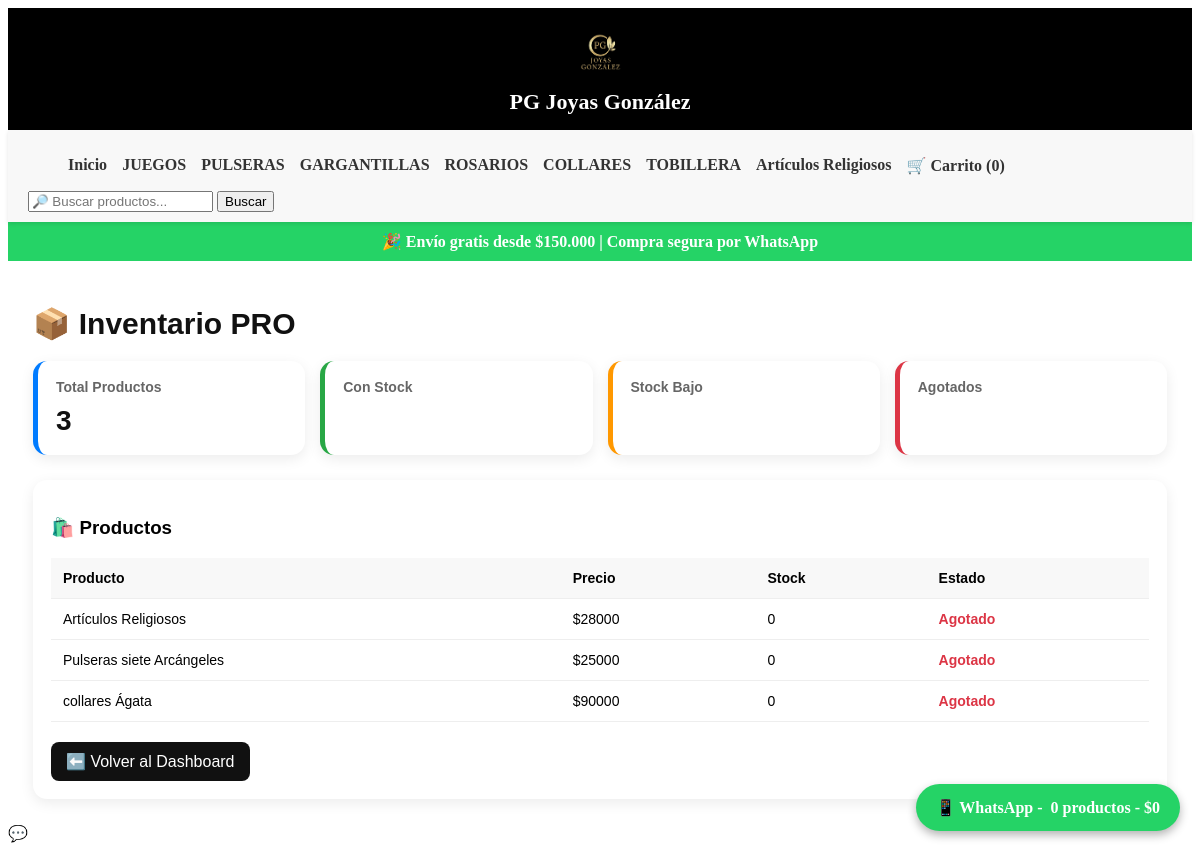
The app's page /inventario/ (signed in), older data.
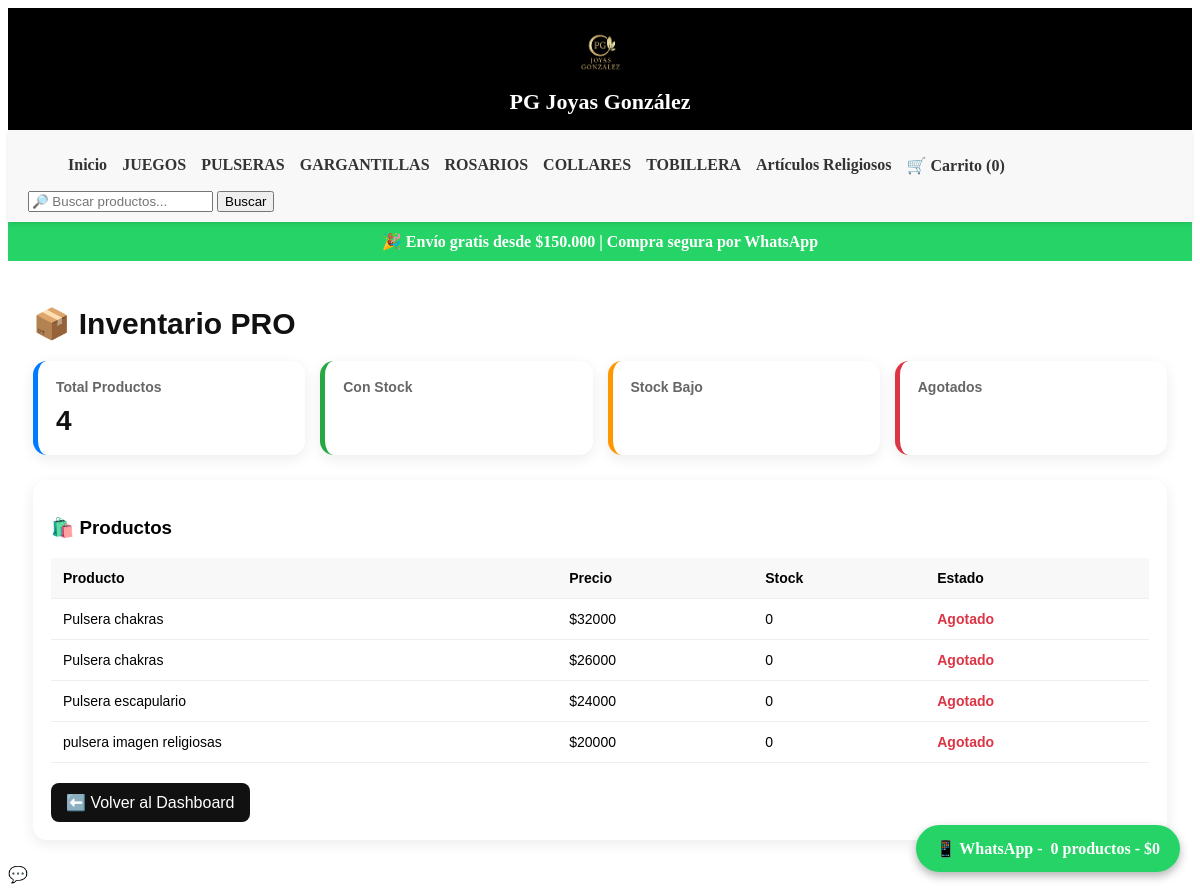
The same page, newer data.
### productos/models.py (models this page shows, shortened)
class Categoria(models.Model):
    nombre = models.CharField(max_length=100)
    usuario = models.ForeignKey(
        User,
        on_delete=models.CASCADE,
        null=True,
        blank=True
    )

class Producto(models.Model):
    usuario = models.ForeignKey(User, on_delete=models.CASCADE, null=True, blank=True)
    nombre = models.CharField(max_length=200)
    slug = models.SlugField(
    max_length=220,
    unique=True,
    blank=True,
    null=True
)
    referencia = models.CharField(
    max_length=50,
    unique=True,
    blank=True,
    null=True,
    verbose_name="SKU"
)
    descripcion = models.TextField()
    categoria = models.ForeignKey(Categoria, on_delete=models.CASCADE)
    destacado = models.BooleanField(default=False)
    fecha_creacion = models.DateTimeField(auto_now_add=True)
    stock = models.PositiveIntegerField(default=0)
    color = models.CharField(max_length=50, null=True, blank=True)
    talla = models.CharField(max_length=50, null=True, blank=True)
    colores_disponibles = models.JSONField(default=list, blank=True)
    tallas_disponibles = models.JSONField(default=list, blank=True)
    imagen_principal = models.ImageField(upload_to='productos/', blank=True, null=True)
    video = models.FileField(upload_to='productos/videos/', blank=True, null=True)
    certificado = models.FileField(upload_to='certificados/', blank=True, null=True)
    tipo_venta = models.CharField(max_length=20,choices=[('unidad', 'Por unidad'), ('gramo', 'Por gramos')],default='unidad')
    peso_producto = models.DecimalField(max_digits=6,decimal_places=2,null=True,blank=True,help_text="Peso del producto en gramos")
    precio_detal = models.DecimalField(max_digits=10, decimal_places=2, null=True, blank=True)
    precio_semimayor = models.DecimalField(max_digits=10, decimal_places=2, null=True, blank=True)
    precio_mayor = models.DecimalField(max_digits=10, decimal_places=2, null=True, blank=True)
    cantidad_mayorista = models.IntegerField(default=6)
    precio_por_gramo_detal = models.DecimalField(max_digits=10, decimal_places=2, null=True, blank=True)
    precio_por_gramo_semimayor = models.DecimalField(max_digits=10, decimal_places=2, null=True, blank=True)
    precio_por_gramo_mayor = models.DecimalField(max_digits=10, decimal_places=2, null=True, blank=True)

### productos/views.py (the view)
# urls.py: path('inventario/', views.inventario, name='inventario'),
@login_required
def inventario(request):
    productos = Producto.objects.filter(
        usuario=request.user
    ).order_by('nombre')
    total_productos = productos.count()
    context = {
        'productos': productos,
        'total_productos': total_productos,
    }
    return render(request, 'inventario.html', context)

### pgjoyasgonzalez/context_processors.py (called while the page is built)
def categorias_menu(request):
    if request.user.is_authenticated:
        categorias = Categoria.objects.filter(usuario=request.user)
    else:
        categorias = Categoria.objects.none()
    return {
        'categorias_menu': categorias
    }

### productos/views.py (called while the page is built)
def cantidad_carrito(request):
    session_key = request.session.session_key
    if not session_key:
        return {'cantidad_carrito': 0}
    items = CarritoItem.objects.filter(session_key=session_key)
    cantidad = sum(item.cantidad for item in items)
    return {'cantidad_carrito': cantidad}

### productos/templates/inventario.html (shortened to what this page needs)
{% extends 'base.html' %}
{% block content %}
<div class="wrap">
<h1 class="titulo">📦 Inventario PRO</h1>
<div class="grid">
<div class="card azul">
<h4>Total Productos</h4>
<h2>{{ total_productos }}</h2>
</div>
<div class="card verde">
<h4>Con Stock</h4>
</div>
<div class="card naranja">
<h4>Stock Bajo</h4>
</div>
<div class="card rojo">
<h4>Agotados</h4>
</div>
</div>
<div class="tabla">
<h3>🛍️ Productos</h3>
<table>
<tr>
<th>Producto</th>
<th>Precio</th>
<th>Stock</th>
<th>Estado</th>
</tr>
{% for producto in productos %}
<tr>
<td>{{ producto.nombre }}</td>
<td>${{ producto.precio_detal|floatformat:0 }}</td>
<td>{{ producto.stock }}</td>
<td>
{% if producto.stock == 0 %}
<span class="stock-agotado">Agotado</span>
{% elif producto.stock <= 5 %}
<span class="stock-bajo">Bajo</span>
{% else %}
<span class="stock-ok">Disponible</span>
{% endif %}
</td>
</tr>
{% empty %}
<tr>
<td colspan="4">No hay productos registrados</td>
</tr>
{% endfor %}
</table>
<a href="{% url 'dashboard' %}" class="btn">⬅️ Volver al Dashboard</a>
</div>
</div>
{% endblock %}

### productos/templates/base.html (shortened to what this page needs)
<!DOCTYPE html>
<html>
<head>
    {% load static %}
</head>
<body>
<div class="header-logo">
    <img src="{% static 'img/logo.png' %}" style="max-height:60px;">
    <div>PG Joyas González</div>
</div>
<nav>
    <ul id="menu-lista">
        <li><a href="{% url 'inicio' %}">Inicio</a></li>
        {% for categoria in categorias_menu %}
            <li>
                <a href="{% url 'productos_por_categoria' categoria.id %}">
                    {{ categoria.nombre }}
                </a>
            </li>
        {% endfor %}
        <li>
            <a href="{% url 'ver_carrito' %}">
                🛒 Carrito ({{ cantidad_carrito }})
            </a>
        </li>
    </ul>
    <form action="{% url 'buscar_productos' %}" method="GET" class="buscador">
        <input type="text" name="q" placeholder="🔎 Buscar productos..." required>
        <button type="submit">Buscar</button>
    </form>
</nav>
<div class="banner-top">
    🎉 Envío gratis desde $150.000 | Compra segura por WhatsApp
</div>
{% block content %}
{% endblock %}
    💬
<a href="#" id="whatsapp-flotante" target="_blank">
    📱 WhatsApp - <span id="whatsapp-info">0 productos - $0</span>
</a>
</body>
</html>

Row changes from the older to the newer data that the page shows:
removed Producto: nombre "Artículos Religiosos", precio_detal "28000", stock "0", shows "Agotado"
removed Producto: nombre "Pulseras siete Arcángeles", precio_detal "25000", stock "0", shows "Agotado"
removed Producto: nombre "collares Ágata", precio_detal "90000", stock "0", shows "Agotado"
added Producto: nombre "Pulsera chakras", precio_detal "32000", stock "0", shows "Agotado"
added Producto: nombre "Pulsera chakras", precio_detal "26000", stock "0", shows "Agotado"
added Producto: nombre "Pulsera escapulario", precio_detal "24000", stock "0", shows "Agotado"
added Producto: nombre "pulsera imagen religiosas", precio_detal "20000", stock "0", shows "Agotado"
Text that changed along with them:
{{ total_productos }}: "3" → "4"
